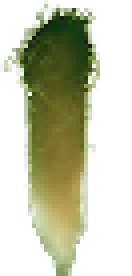
#> input picture mobile/assets/images/home/1.png, 33 x 69 px, found by its file name (shown 4 times larger)
$ python clean_text.py
#> lines starting #> are read from the running program, lines starting #| are printed output that depends on the picture
"""
精准清除 PNG 里烧进去的文字,目标颜色:
- 米黄填充: (244, 230, 207) ± 容差
- 深绿阴影: (20, 30, 20) 偏移 1px 后的合成色

用严格阈值匹配 + 邻域采样还原,只动文字像素,不动竹叶。
"""
from PIL import Image
import statistics

# 写字脚本里用的颜色
TEXT_FILL = (244, 230, 207)   # 米黄
TEXT_SHADOW = (20, 30, 20)    # 深绿

# 容差:RGB 距离
TOL = 30


def color_dist(c1, c2):
    return sum(abs(a - b) for a, b in zip(c1, c2))


def is_text_pixel(rgb):
    return (
        color_dist(rgb, TEXT_FILL) <= TOL
        or color_dist(rgb, TEXT_SHADOW) <= TOL
    )


def clean_image(src_path: str) -> None:
    img = Image.open(src_path).convert("RGBA")
#> img is the input picture: PIL image 33x69 RGBA; mean R, G, B, A 48.7, 52.5, 24.5, 99.5
    w, h = img.size
#> w = 33; h = 69
    px = img.load()

    # 第一次:估算背景色(取所有非文字像素的中位 RGB)
    bg_samples = []
    for y in range(h):
        for x in range(w):
            r, g, b, a = px[x, y]
            if a > 200 and not is_text_pixel((r, g, b)):
                bg_samples.append((r, g, b))
#> after the loop, bg_samples = 879 items, first 6: (183, 205, 160), (99, 132, 74), (174, 197, 149), (40, 46, 15), (169, 193, 145), (112, 144, 77)
    if not bg_samples:
        print(f"  {src_path}: 找不到背景,跳过")
        return
    bg_r = int(statistics.median(s[0] for s in bg_samples))
#> bg_r = 111
    bg_g = int(statistics.median(s[1] for s in bg_samples))
#> bg_g = 105
    bg_b = int(statistics.median(s[2] for s in bg_samples))
#> bg_b = 33
    print(f"  背景典型色 rgb({bg_r},{bg_g},{bg_b})")
#|   背景典型色 rgb(111,105,33)

    # 第二次:替换文字像素 — 用 5x5 邻域非文字像素中位色
    cleaned = 0
    for y in range(h):
        for x in range(w):
            r, g, b, a = px[x, y]
            if a == 0:
                continue
            if not is_text_pixel((r, g, b)):
                continue
            neigh = []
            for dy in range(-2, 3):
                for dx in range(-2, 3):
                    nx, ny = x + dx, y + dy
                    if 0 <= nx < w and 0 <= ny < h:
                        nr, ng, nb, na = px[nx, ny]
                        if na > 200 and not is_text_pixel((nr, ng, nb)):
                            neigh.append((nr, ng, nb))
            if neigh:
                nr = int(statistics.median(s[0] for s in neigh))
                ng = int(statistics.median(s[1] for s in neigh))
                nb = int(statistics.median(s[2] for s in neigh))
            else:
                nr, ng, nb = bg_r, bg_g, bg_b
            px[x, y] = (nr, ng, nb, a)
            cleaned += 1
#> after the loop, cleaned = 12

    img.save(src_path)
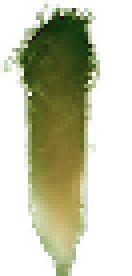
#> saved as 1.png: PIL image 33x69 RGBA (shown 4 times larger); mean R, G, B, A 48.6, 52.4, 24.3, 99.5; transparent parts drawn white
    print(f"  {src_path}: 清理 {cleaned} 像素")
#|   D:\App\Appproject\mobile\assets\images\home\1.png: 清理 12 像素


def main() -> None:
    paths = [
        r"D:\App\Appproject\mobile\assets\images\home\1.png",
        r"D:\App\Appproject\mobile\assets\images\home\2.png",
        r"D:\App\Appproject\mobile\assets\images\home\3.png",
        r"D:\App\Appproject\mobile\assets\images\home\4.png",
    ]
    print("=== 清理文字像素(严格阈值) ===")
    for p in paths:
        print(f"- {p}")
        clean_image(p)


if __name__ == "__main__":
    main()
